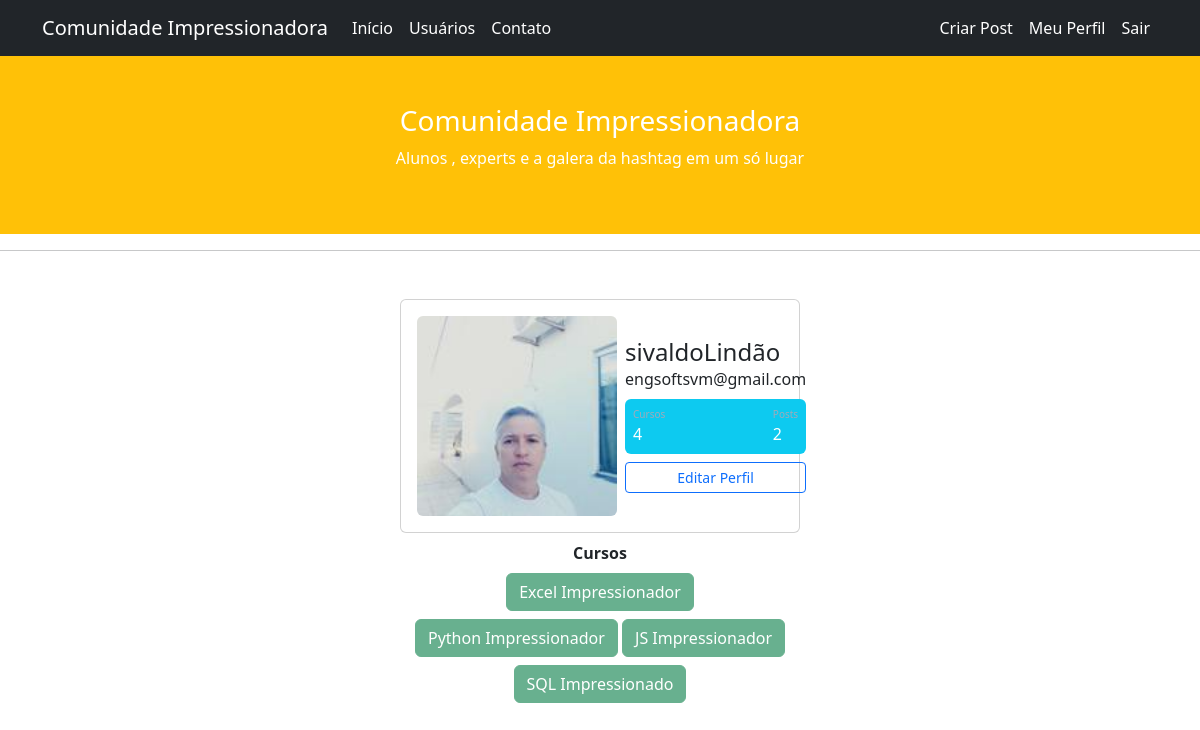
The app's page /perfil (signed in) with its own data.
### comunidadeimpressionadora/models.py (models this page shows)
class Usuarios(database.Model, UserMixin):
    id = database.Column(database.Integer, primary_key=True)
    username = database.Column(database.String, nullable=False)
    email = database.Column(database.String, nullable=False, unique=True)
    senha = database.Column(database.String(80), nullable=False)
    foto_perfil = database.Column(database.String, default='default.jpg')
    posts = database.relationship('Post', backref='autor', lazy=True)
    cursos = database.Column(database.String, nullable=False, default='Não Informado')
    def contar_posts(self):
        return len(self.posts) #conta qtde de posts do usuario

### comunidadeimpressionadora/routes.py (the view)
@app.route('/perfil')
@login_required
def perfil():
     foto_perfil = url_for('static', filename='fotos_perfil/{}'.format(current_user.foto_perfil))
     return render_template('perfil.html', foto_perfil=foto_perfil)

### comunidadeimpressionadora/models.py (called while the page is built)
@login_manager.user_loader
def load_usuarios(id_usuarios):
    return Usuarios.query.get(int(id_usuarios))

### comunidadeimpressionadora/templates/perfil.html (shortened to what this page needs)
{% extends 'base.html' %}
{% block body %}
   <div class="container mt-5 d-flex justify-content-center">
        <div class="card p-2">
             <div class="d-flex align-items-center">
                    <div class="image p-2">
                        <img src="{{ foto_perfil }}" class="rounded"  width="180" height="140">
                    </div>
                <div class="ml-3 w-100">
                   <h4 class="mb-0 mt-0">{{ current_user.username }}</h4><span>{{ current_user.email }} </span>
           <div class="p-2 mt-2 mb-2 bg-info d-flex justify-content-between rounded text-white stats">
               {% if 'Não Informado' in current_user.cursos %}
                    <div class="d-flex flex-column">
                        <span class="articles">Cursos</span>
                        <span class="number1">0</span>
                    </div>
               {% else %}
                    <div class="d-flex flex-column">
                        <span class="articles">Cursos</span>
                        <span class="number1">{{ current_user.cursos.count(';') + 1 }}</span>
                    </div>
               {% endif %}
                <div class="d-flex flex-column">
                    <span class="rating">Posts</span><span class="number3">{{ current_user.contar_posts() }}</span>
                </div>
           </div>
               <div class="w-100" class="button mt-2 d-flex flex-row align-items-center">
                   <a href="{{ url_for('editar_perfil') }}">
                       <button class="btn btn-sm btn-outline-primary w-100">Editar Perfil</button>
                   </a>
               </div>
                </div>
             </div>
        </div>
   </div>
<div class="row justify-content-center">
    <div class="col col-4 pt-2" style="text-align: center" >
        <strong>Cursos</strong> <br>
        {% for curso in current_user.cursos.split(';') %}
             <button type="button" class="btn btn-success mt-2 " disabled>{{ curso }}</button>
        {% endfor %}
    </div>
</div>
{% endblock %}

### comunidadeimpressionadora/static/style.css (style rules this page uses)
.card { width: 400px; border: none; border-radius: 10px; background-color: #008B8B; }
.stats { background: #f2f5f8 !important; color: #000 !important; }
.articles { font-size:10px; color: #a1aab9; }
.number1 { font-weight:500; }
.rating { font-size:10px; color: #a1aab9; }
.number3 { font-weight:500; }
.image img { width: 200px; height: 200px; object-fit: cover; }

### records on screen
Usuarios: username "sivaldoLindão", email "engsoftsvm@gmail.com", cursos "4"

### other values on screen
{{ current_user.contar_posts() }} "2"
{{ curso }} "Excel Impressionador" "Python Impressionador" "JS Impressionador" "SQL Impressionado"
